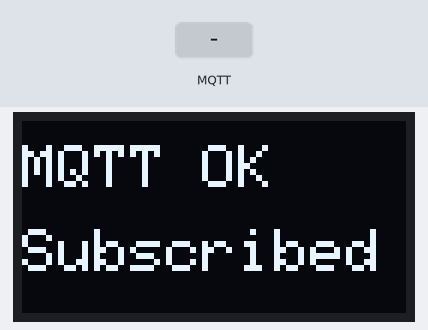
The sketch below on a simulated ESP8266 (NodeMCU). Parts: 128×64 one-colour display. The inputs (shaded band) are chosen by the test bench. WiFi joins after 1.5 s; servers stay silent unless stated; no MQTT or app messages arrive unless stated; what the sketch prints to the serial monitor is not drawn.

Above: at 4.4 s.
4.5 s: MQTT message "HELP" arrives on the first subscribed topic
At 5.2 s:
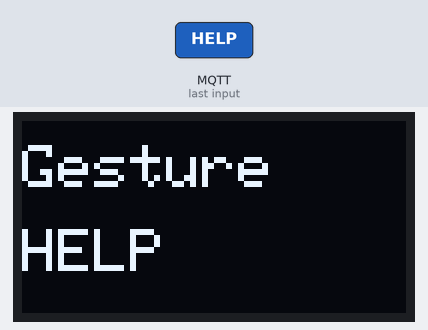
6.0 s: MQTT message "YES" arrives on the first subscribed topic
At 6.4 s:
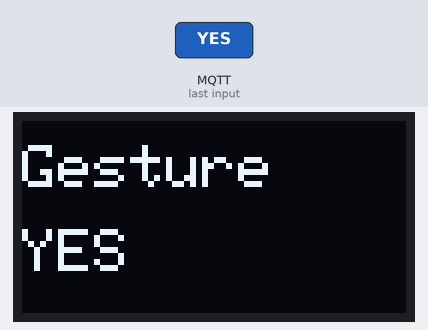
7.5 s: MQTT message "NO" arrives on the first subscribed topic
At 8.7 s:
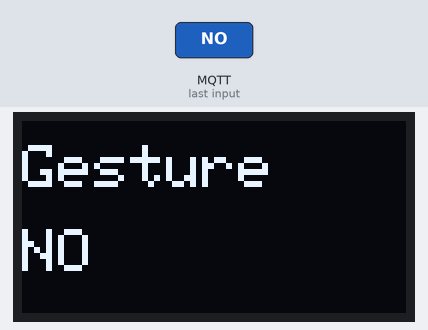
9.0 s: MQTT message "STOP" arrives on the first subscribed topic
At 9.9 s:
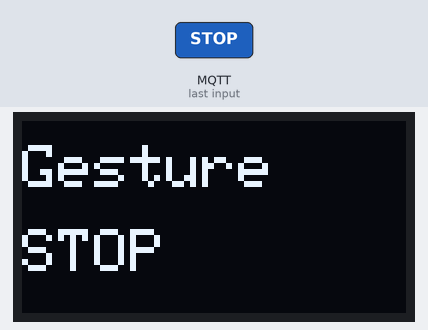
10.5 s: MQTT message "1" arrives on the first subscribed topic
At 11.0 s:
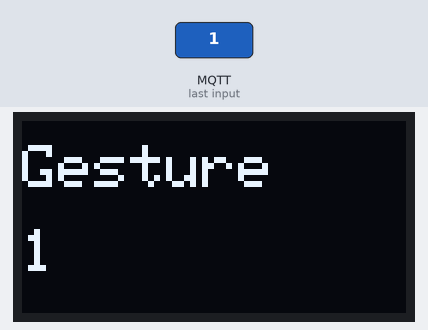
12.0 s: MQTT message "on" arrives on the first subscribed topic
At 13.3 s:
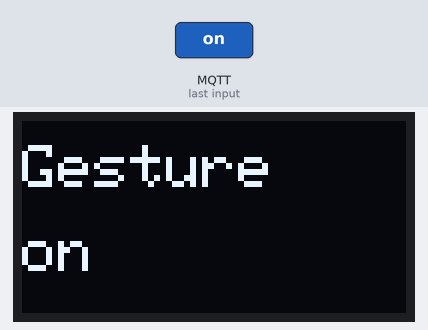
Timing chart, 0 to 14.5 s (numbered marks = the images above; inputs shaded):
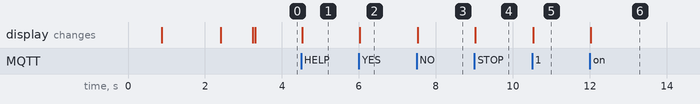

The sketch:

mqtt_test.ino
```cpp
#include <ESP8266WiFi.h>
#include <PubSubClient.h>
#include <Wire.h>
#include <Adafruit_GFX.h>
#include <Adafruit_SSD1306.h>

// ===== Wi-Fi credentials =====
const char* ssid = "YOUR_WIFI_SSID";
const char* password = "YOUR_WIFI_PASSWORD";

// ===== MQTT broker =====
const char* mqtt_server = "broker.emqx.io";
const int   mqtt_port   = 1883;
const char* topic_gesture = "assist/gesture";

// ===== OLED setup =====
#define SCREEN_WIDTH 128
#define SCREEN_HEIGHT 64
Adafruit_SSD1306 display(SCREEN_WIDTH, SCREEN_HEIGHT, &Wire, -1);

WiFiClient espClient;
PubSubClient client(espClient);

void showText(const String& line1, const String& line2 = "") {
  display.clearDisplay();
  display.setTextSize(2);
  display.setTextColor(SSD1306_WHITE);
  display.setCursor(0, 8);
  display.println(line1);
  if (line2.length()) {
    display.setCursor(0, 36);
    display.println(line2);
  }
  display.display();
}

void setup_wifi() {
  WiFi.mode(WIFI_STA);
  WiFi.begin(ssid, password);
  showText("WiFi...", "Connecting");
  while (WiFi.status() != WL_CONNECTED) {
    delay(500);
    Serial.print(".");
  }
  Serial.println("\nWiFi connected");
  Serial.print("IP: ");
  Serial.println(WiFi.localIP());
  showText("WiFi OK", WiFi.localIP().toString());
  delay(800);
}

void callback(char* topic, byte* payload, unsigned int length) {
  String msg;
  for (unsigned int i = 0; i < length; i++) msg += (char)payload[i];
  Serial.printf("Topic: %s | Msg: %s\n", topic, msg.c_str());

  if (String(topic) == topic_gesture) {
    if (msg == "HELP") {
      showText("Gesture", "HELP");
    } else if (msg == "YES") {
      showText("Gesture", "YES");
    } else if (msg == "NO") {
      showText("Gesture", "NO");
    } else if (msg == "STOP") {
      showText("Gesture", "STOP");
    } else {
      showText("Gesture", msg);
    }
  }
}

void reconnect() {
  while (!client.connected()) {
    Serial.print("MQTT connect...");
    showText("MQTT...", "Connecting");
    String clientId = "ESP8266_" + String(ESP.getChipId(), HEX);
    if (client.connect(clientId.c_str())) {
      Serial.println("connected");
      client.subscribe(topic_gesture);
      showText("MQTT OK", "Subscribed");
    } else {
      Serial.print("failed, rc=");
      Serial.print(client.state());
      Serial.println(" retry in 3s");
      showText("MQTT Err", String(client.state()));
      delay(3000);
    }
  }
}

void setup() {
  Serial.begin(115200);

  if (!display.begin(SSD1306_SWITCHCAPVCC, 0x3C)) {
    Serial.println("OLED init failed");
    while (true) delay(1);
  }
  showText("Booting", "OLED OK");
  delay(800);

  setup_wifi();

  client.setServer(mqtt_server, mqtt_port);
  client.setCallback(callback);
}

void loop() {
  if (!client.connected()) reconnect();
  client.loop();
}
```

Measured:
- after the input at 4.5 s, the display: changes at once (image 1)
- after the input at 6.0 s, the display: changes at once (image 2)
- after the input at 7.5 s, the display: changes at once (image 3)
- after the input at 9.0 s, the display: changes at once (image 4)
- after the input at 10.5 s, the display: changes at once (image 5)
- after the input at 12.0 s, the display: changes at once (image 6)
